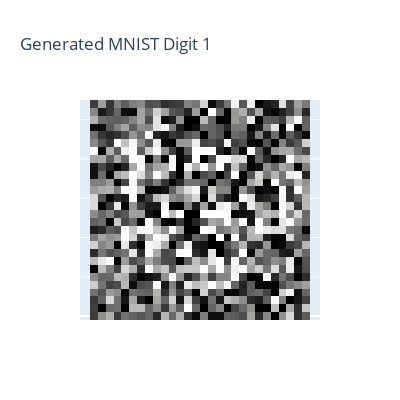

Notebook code cell kept with this figure:
### Code cell
# Generate and plot multiple images
fig = go.Figure()

for i in range(4):  # Generate 4 images
    generated_img = sample_image(model, timesteps, noise_params, device)
    generated_img = generated_img.reshape(28, 28)
    
    row = i // 2
    col = i % 2
    
    if i == 0:
        fig = go.Figure(data=go.Heatmap(
            z=torch.flip(generated_img, dims=[0]),
            colorscale='gray',
            showscale=False
        ))
        fig.update_layout(
            title=f'Generated MNIST Digit {i+1}',
            width=400,
            height=400,
            xaxis={'showticklabels': False},
            yaxis={'showticklabels': False, 'scaleanchor': 'x'}
        )
        break  # Just show one for now

fig.show()

### Figure 1 — Plotly figure (JSON) as saved in the notebook; plotly's stock layout.template omitted (floating-point values rounded to 4 significant figures; data arrays with more than 128 entries replaced by an {"elided": "..."} marker saying what was removed)
{"data": [{"colorscale": [[0, "rgb(0, 0, 0)"], [0.09091, "rgb(16, 16, 16)"], [0.1818, "rgb(38, 38, 38)"], [0.2727, "rgb(59, 59, 59)"], [0.3636, "rgb(81, 80, 80)"], [0.4545, "rgb(102, 101, 101)"], [0.5455, "rgb(124, 123, 122)"], [0.6364, "rgb(146, 146, 145)"], [0.7273, "rgb(171, 171, 170)"], [0.8182, "rgb(197, 197, 195)"], [0.9091, "rgb(224, 224, 223)"], [1, "rgb(254, 254, 253)"]], "showscale": false, "type": "heatmap", "z": {"elided": "28x28 float values"}}], "layout": {"height": 400, "title": {"text": "Generated MNIST Digit 1"}, "width": 400, "xaxis": {"showticklabels": false}, "yaxis": {"scaleanchor": "x", "showticklabels": false}}}
